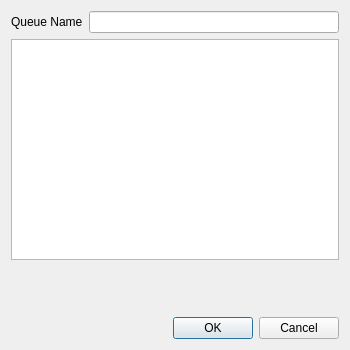
<?xml version="1.0" encoding="UTF-8"?>
<ui version="4.0">
 <class>LoadExistingQueueDlgClass</class>
 <widget class="QDialog" name="LoadExistingQueueDlgClass">
  <property name="geometry">
   <rect>
    <x>0</x>
    <y>0</y>
    <width>350</width>
    <height>350</height>
   </rect>
  </property>
  <property name="windowTitle">
   <string>Load Queue</string>
  </property>
  <layout class="QVBoxLayout" name="mainLayout" stretch="0,1,0,0">
   <item>
    <layout class="QHBoxLayout" name="horizontalLayout">
     <item>
      <widget class="QLabel" name="nameLabel">
       <property name="text">
        <string>Queue Name</string>
       </property>
      </widget>
     </item>
     <item>
      <widget class="QLineEdit" name="nameLineEdit">
       <property name="inputMask">
        <string notr="true"/>
       </property>
       <property name="text">
        <string notr="true"/>
       </property>
       <property name="readOnly">
        <bool>true</bool>
       </property>
      </widget>
     </item>
    </layout>
   </item>
   <item>
    <widget class="QTreeWidget" name="nameTreeWidget">
     <property name="editTriggers">
      <set>QAbstractItemView::NoEditTriggers</set>
     </property>
     <attribute name="headerVisible">
      <bool>false</bool>
     </attribute>
     <attribute name="headerVisible">
      <bool>false</bool>
     </attribute>
     <column>
      <property name="text">
       <string notr="true">1</string>
      </property>
     </column>
    </widget>
   </item>
   <item>
    <layout class="QHBoxLayout" name="errorLayout" stretch="0,1">
     <item>
      <widget class="QLabel" name="errorPixmapLabel">
       <property name="enabled">
        <bool>true</bool>
       </property>
       <property name="minimumSize">
        <size>
         <width>41</width>
         <height>45</height>
        </size>
       </property>
       <property name="text">
        <string/>
       </property>
      </widget>
     </item>
     <item>
      <widget class="QLabel" name="errorLabel">
       <property name="sizePolicy">
        <sizepolicy hsizetype="Preferred" vsizetype="Preferred">
         <horstretch>0</horstretch>
         <verstretch>0</verstretch>
        </sizepolicy>
       </property>
       <property name="text">
        <string/>
       </property>
      </widget>
     </item>
    </layout>
   </item>
   <item>
    <widget class="QDialogButtonBox" name="buttonBox">
     <property name="standardButtons">
      <set>QDialogButtonBox::Cancel|QDialogButtonBox::Ok</set>
     </property>
    </widget>
   </item>
  </layout>
 </widget>
 <layoutdefault spacing="6" margin="11"/>
 <resources/>
 <connections>
  <connection>
   <sender>buttonBox</sender>
   <signal>rejected()</signal>
   <receiver>LoadExistingQueueDlgClass</receiver>
   <slot>reject()</slot>
   <hints>
    <hint type="sourcelabel">
     <x>174</x>
     <y>313</y>
    </hint>
    <hint type="destinationlabel">
     <x>174</x>
     <y>167</y>
    </hint>
   </hints>
  </connection>
  <connection>
   <sender>buttonBox</sender>
   <signal>accepted()</signal>
   <receiver>LoadExistingQueueDlgClass</receiver>
   <slot>accept()</slot>
   <hints>
    <hint type="sourcelabel">
     <x>174</x>
     <y>313</y>
    </hint>
    <hint type="destinationlabel">
     <x>174</x>
     <y>167</y>
    </hint>
   </hints>
  </connection>
 </connections>
</ui>
